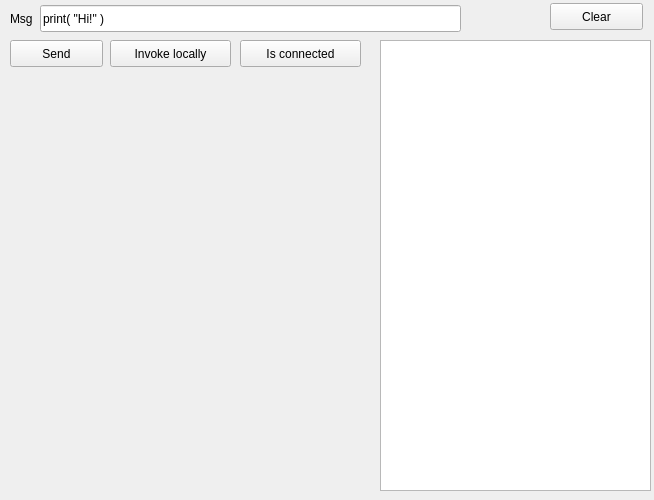
<?xml version="1.0" encoding="UTF-8"?>
<ui version="4.0">
 <class>Wgt</class>
 <widget class="QWidget" name="Wgt">
  <property name="geometry">
   <rect>
    <x>0</x>
    <y>0</y>
    <width>654</width>
    <height>500</height>
   </rect>
  </property>
  <property name="windowTitle">
   <string>Form</string>
  </property>
  <widget class="QPlainTextEdit" name="log">
   <property name="geometry">
    <rect>
     <x>380</x>
     <y>40</y>
     <width>271</width>
     <height>451</height>
    </rect>
   </property>
  </widget>
  <widget class="QPushButton" name="clear">
   <property name="geometry">
    <rect>
     <x>550</x>
     <y>3</y>
     <width>93</width>
     <height>27</height>
    </rect>
   </property>
   <property name="text">
    <string>Clear</string>
   </property>
  </widget>
  <widget class="QLineEdit" name="msg">
   <property name="geometry">
    <rect>
     <x>40</x>
     <y>5</y>
     <width>421</width>
     <height>27</height>
    </rect>
   </property>
   <property name="text">
    <string>print( &quot;Hi!&quot; )</string>
   </property>
  </widget>
  <widget class="QLabel" name="label_6">
   <property name="geometry">
    <rect>
     <x>10</x>
     <y>10</y>
     <width>31</width>
     <height>17</height>
    </rect>
   </property>
   <property name="text">
    <string>Msg</string>
   </property>
  </widget>
  <widget class="QPushButton" name="send">
   <property name="geometry">
    <rect>
     <x>10</x>
     <y>40</y>
     <width>93</width>
     <height>27</height>
    </rect>
   </property>
   <property name="text">
    <string>Send</string>
   </property>
  </widget>
  <widget class="QPushButton" name="invoke">
   <property name="geometry">
    <rect>
     <x>110</x>
     <y>40</y>
     <width>121</width>
     <height>27</height>
    </rect>
   </property>
   <property name="text">
    <string>Invoke locally</string>
   </property>
  </widget>
  <widget class="QPushButton" name="isConnected">
   <property name="geometry">
    <rect>
     <x>240</x>
     <y>40</y>
     <width>121</width>
     <height>27</height>
    </rect>
   </property>
   <property name="text">
    <string>Is connected</string>
   </property>
  </widget>
 </widget>
 <resources/>
 <connections/>
</ui>
